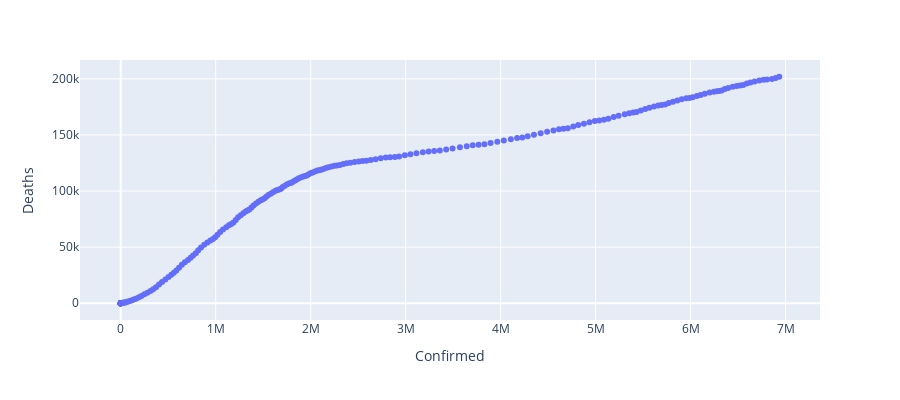

The cell this chart's notebook holds for it:
### Markdown cell above
## Confirmed vs Deaths

### Code cell
px.scatter(df_US, x="Confirmed", y="Deaths", height=400)

### Figure 1 — Plotly figure (JSON) as saved in the notebook; plotly's stock layout.template omitted (floating-point values rounded to 4 significant figures; data arrays with more than 128 entries replaced by an {"elided": "..."} marker saying what was removed)
{"data": [{"hovertemplate": "Confirmed=%{x}<br>Deaths=%{y}<extra></extra>", "legendgroup": "", "marker": {"color": "#636efa", "symbol": "circle"}, "mode": "markers", "name": "", "orientation": "v", "showlegend": false, "type": "scatter", "x": {"elided": "246 int values"}, "xaxis": "x", "y": {"elided": "246 int values"}, "yaxis": "y"}], "layout": {"height": 400, "legend": {"tracegroupgap": 0}, "margin": {"t": 60}, "xaxis": {"anchor": "y", "domain": [0, 1], "title": {"text": "Confirmed"}}, "yaxis": {"anchor": "x", "domain": [0, 1], "title": {"text": "Deaths"}}}}
